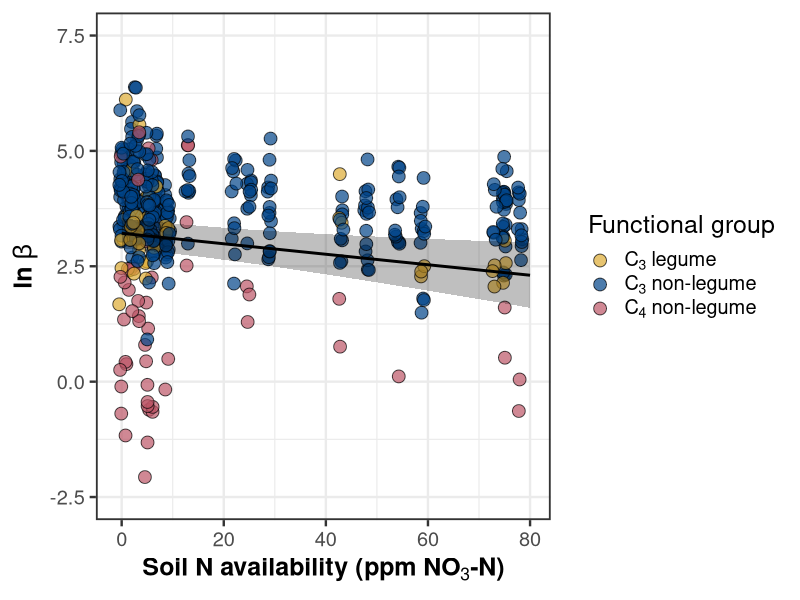
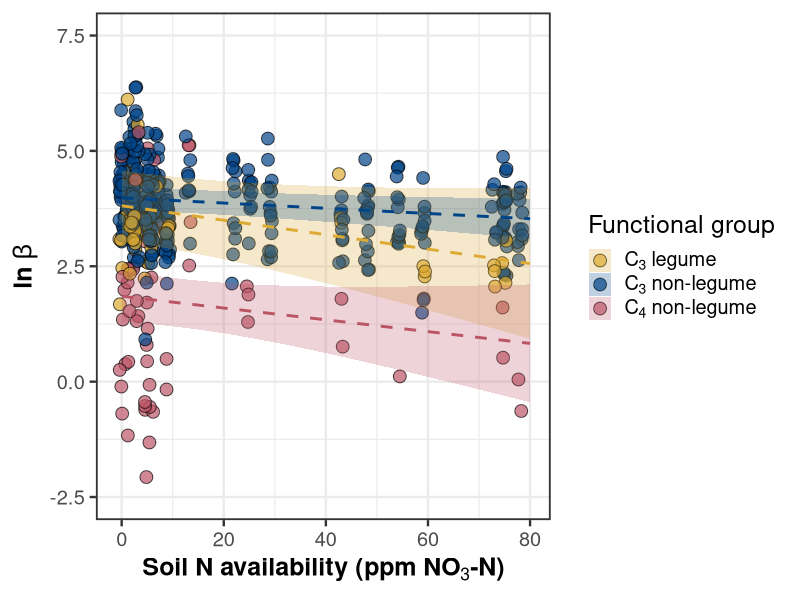
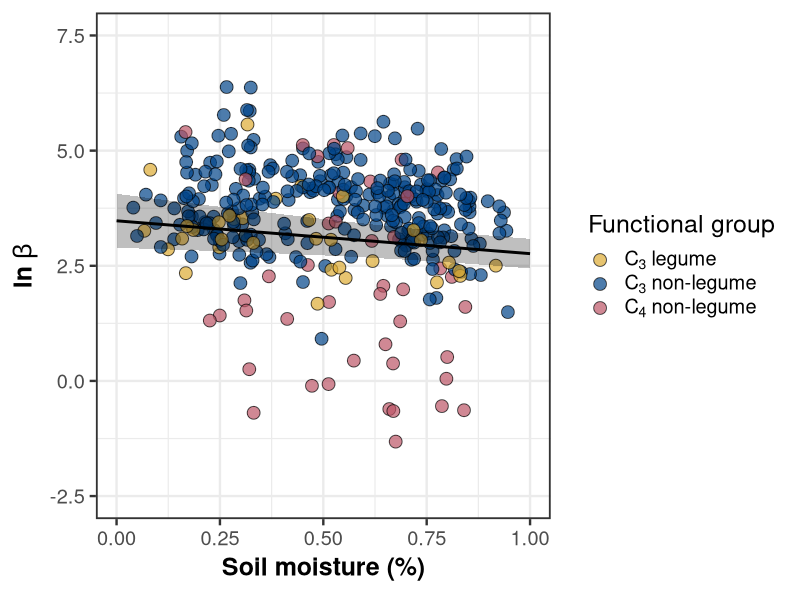
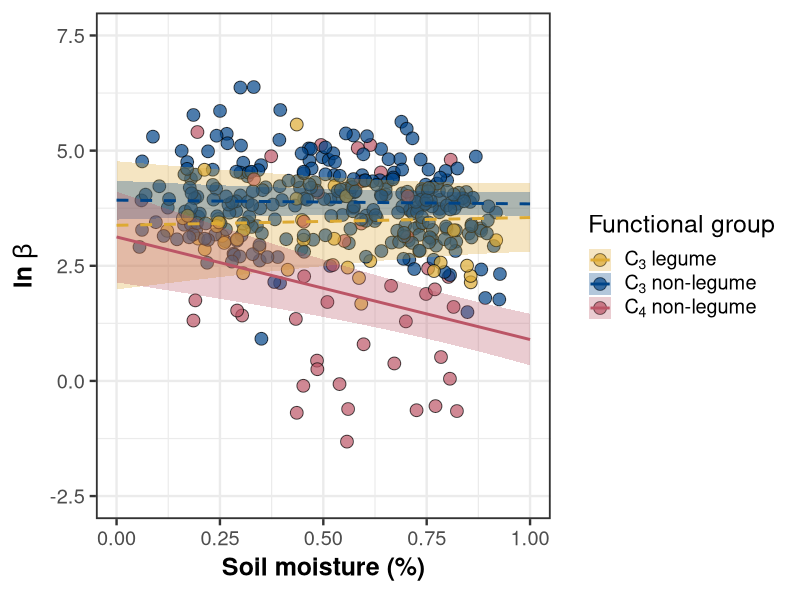
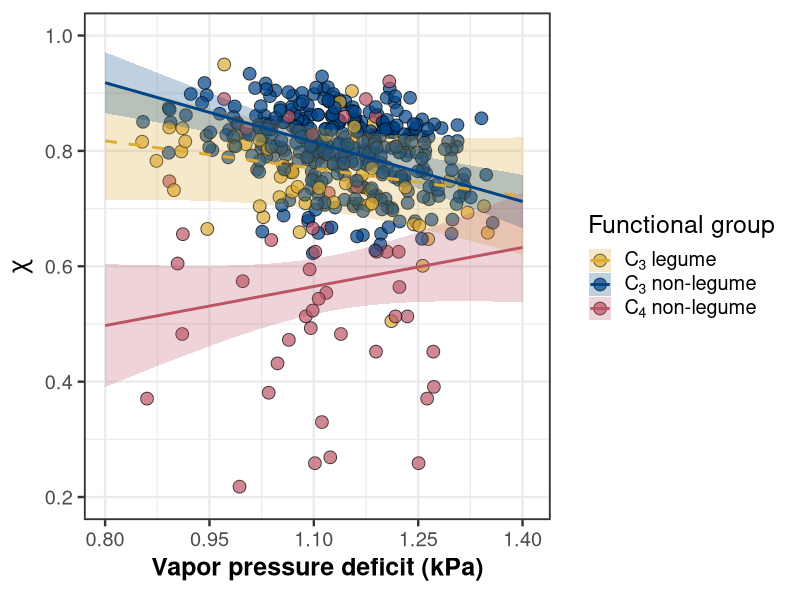
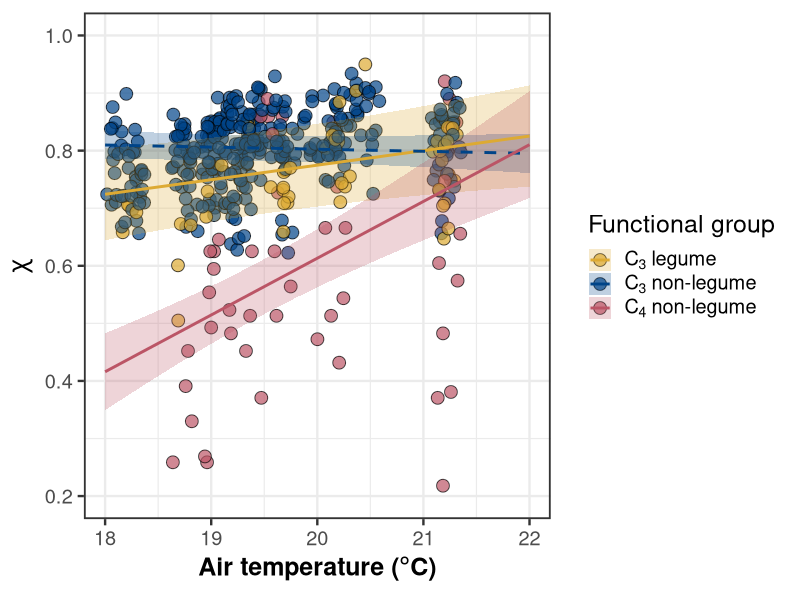
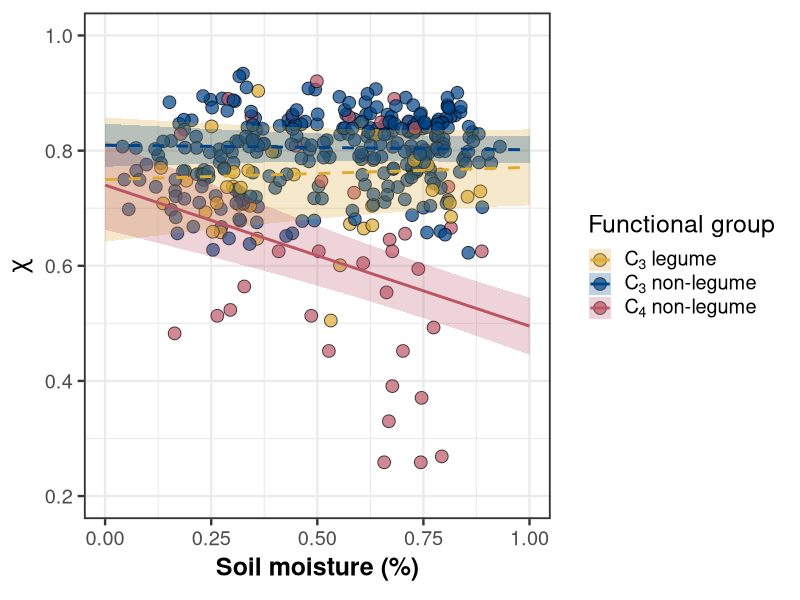
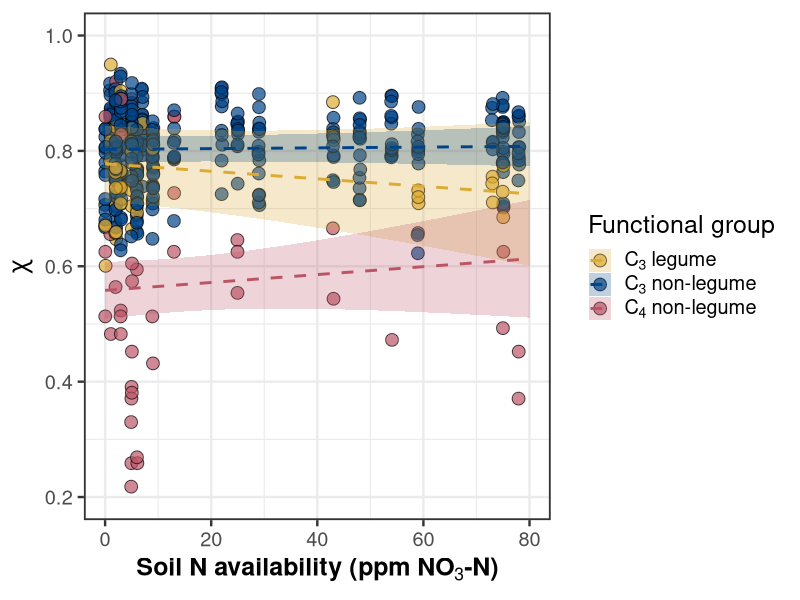

Write the R code that produced these figures, in order.
##########################################################################
## Load libraries and import data
##########################################################################
# Libraries
library(lme4)
library(emmeans)
library(tidyverse)
library(ggpubr)

# Turn off digit rounding in emmean args
emm_options(opt.digits = FALSE)

# Load compiled datasheet
df <- read.csv("../data_sheets/TXeco_compiled_datasheet.csv",
               na.strings = c("NA", "NaN")) %>%
  filter(site != "Bell_2020_05" & 
           site != "Russel_2020_01") %>%
  mutate(pft = ifelse(pft == "c4_graminoid", 
                      "c4_nonlegume",
                      ifelse(pft == "c3_graminoid" | pft == "c3_forb" | pft == "c3_shrub",
                             "c3_nonlegume", 
                             ifelse(pft == "legume", 
                                    "c3_legume", 
                                    NA))),
         chi = ifelse(chi > 0.95 | chi < 0.20, NA, chi))

## Add colorblind friendly palette
cbbPalette <- c("#0077BB", "#33BBEE", "#009988", "#EE7733", "#CC3311")
cbbPalette2 <- c("#CC3311", "#EE7733", "#009988", "#33BBEE", "#0077BB")
cbbPalette3 <- c("#DDAA33", "#004488", "#BB5566")

## Figure out sample sizes within each pft class
length(df$pft[df$pft == "c3_legume"])
length(df$pft[df$pft == "c3_nonlegume"])
length(df$pft[df$pft == "c4_nonlegume"])

## Convert VPD from hPa (PRISM units) to kPa (standard)
df$vpd4 <- df$vpd4 / 10
df$wn3 <- df$wn3 / 150 # relative to maximum bucket size

## Remove outliers from statistical models
df$beta[c(84)] <- NA
df$chi[c(117, 317, 322, 481)] <- NA
df$chi[c(62, 315, 456)] <- NA
df$chi[c(284, 292, 483, 484)] <- NA
df$narea[df$narea > 10] <- NA
df$narea[509] <- NA

## Add general models
beta <- lmer(log(beta) ~ wn3 * soil.no3n * pft + (1 | NCRS.code), data = df)
chi <- lmer(chi ~ (vpd4 + tavg4 + (wn3 * soil.no3n)) * pft + (1 | NCRS.code), 
            data = df)
narea <- lmer(log(narea) ~ (beta + chi + soil.no3n) * pft + (1 | NCRS.code), 
              data = df)

##########################################################################
## Beta plots
##########################################################################

##########################################################################
## Beta - soil N
##########################################################################
test(emtrends(beta, ~pft, "soil.no3n"))

beta.no3n.pft <- data.frame(emmeans(beta, ~pft, "soil.no3n",
                                    at = list(soil.no3n = seq(0,80,1))))

beta.no3n <- data.frame(emmeans(beta, ~1, "soil.no3n",
                                at = list(soil.no3n = seq(0,80,1)))) %>%
  dplyr::select(pft = X1, everything()) %>%
  full_join(beta.no3n.pft) %>%
  mutate(linetype = "dashed")

beta.no3n.ind <- ggplot(data = subset(df, !is.na(pft)), 
                        aes(x = soil.no3n, y = log(beta))) +
   geom_jitter(aes(fill = pft),
               width = 0.5, size = 4, alpha = 0.7, shape = 21) +
  geom_ribbon(data = subset(beta.no3n, pft == "overall"), 
              aes(x = soil.no3n, y = emmean, ymin = lower.CL, 
                  ymax = upper.CL), alpha = 0.25, fill = "black") +
  geom_line(data = subset(beta.no3n, pft == "overall"),
            aes(x = soil.no3n, y = emmean),
            color = "black", size = 1) +
  scale_fill_manual(values = c(cbbPalette3), 
                    labels = c(expression("C"[3]~"legume"),
                               expression("C"[3]~"non-legume"),
                               expression("C"[4]~"non-legume"))) +
  scale_color_manual(values = c(cbbPalette3), 
                    labels = c(expression("C"[3]~"legume"),
                               expression("C"[3]~"non-legume"),
                               expression("C"[4]~"non-legume"))) +
  scale_x_continuous(limits = c(-1, 80), breaks = seq(0, 80, 20)) +
  scale_y_continuous(limits = c(-2.5, 7.5), breaks = seq(-2.5, 7.5, 2.5)) +
  labs(x = expression(bold("Soil N availability (ppm NO"[3]*"-N)")),
       y = expression(bold(ln~beta)),
       fill = "Functional group") +
  theme_bw(base_size = 18) +
  theme(legend.text.align = 0,
        panel.border = element_rect(size = 1.25))
beta.no3n.ind

beta.no3n.int <- ggplot(data = subset(df, !is.na(pft)), 
                        aes(x = soil.no3n, y = log(beta))) +
  geom_jitter(aes(fill = pft),
              width = 0.5, size = 4, alpha = 0.7, shape = 21) +
   geom_ribbon(data = subset(beta.no3n, pft != "overall"), 
               aes(x = soil.no3n, y = emmean, ymin = lower.CL, 
                   ymax = upper.CL, fill = pft), alpha = 0.25) +
   geom_line(data = subset(beta.no3n, pft != "overall"), size = 1,
              aes(x = soil.no3n, y = emmean, color = pft), lty=2) +
  # geom_ribbon(data = subset(beta.no3n, pft == "overall"), 
  #             aes(x = soil.no3n, y = emmean, ymin = lower.CL, 
  #                 ymax = upper.CL), alpha = 0.25, fill = "black") +
  # geom_line(data = subset(beta.no3n, pft == "overall"),
  #           aes(x = soil.no3n, y = emmean),
  #           color = "black", size = 1) +
  scale_fill_manual(values = c(cbbPalette3), 
                    labels = c(expression("C"[3]~"legume"),
                               expression("C"[3]~"non-legume"),
                               expression("C"[4]~"non-legume"))) +
  scale_color_manual(values = c(cbbPalette3), 
                     labels = c(expression("C"[3]~"legume"),
                                expression("C"[3]~"non-legume"),
                                expression("C"[4]~"non-legume"))) +
  scale_x_continuous(limits = c(-1, 80), breaks = seq(0, 80, 20)) +
  scale_y_continuous(limits = c(-2.5, 7.5), breaks = seq(-2.5, 7.5, 2.5)) +
  labs(x = expression(bold("Soil N availability (ppm NO"[3]*"-N)")),
       y = expression(bold(ln~beta)),
       fill = "Functional group") +
  guides(color = "none") +
  theme_bw(base_size = 18) +
  theme(legend.text.align = 0,
        panel.border = element_rect(size = 1.25))
beta.no3n.int

##########################################################################
## Beta - soil moisture
##########################################################################
test(emtrends(beta, ~pft, "wn3"))

beta.sm.pft <- data.frame(emmeans(beta, ~pft, "wn3",
                                    at = list(wn3 = seq(0,1,0.01))))

beta.sm <- data.frame(emmeans(beta, ~1, "wn3",
                                at = list(wn3 = seq(0,1,0.01)))) %>%
  dplyr::select(pft = X1, everything()) %>%
  full_join(beta.sm.pft) %>%
  mutate(linetype = ifelse(pft == "c4_nonlegume", "solid", "dashed"))

beta.h2o.ind <- ggplot(data = subset(df, !is.na(pft)), 
                       aes(x = wn3, y = log(beta))) +
  geom_jitter(aes(fill = pft),
              width = 0.1, size = 4, alpha = 0.7, shape = 21) +
  geom_ribbon(data = subset(beta.sm, pft == "overall"),
              aes(x = wn3, y = emmean, ymin = lower.CL, ymax = upper.CL),
              alpha = 0.25, fill = "black") +
  geom_line(data = subset(beta.sm, pft == "overall"),
            aes(x = wn3, y = emmean),
            size = 1, color = "black") +
  scale_fill_manual(values = c(cbbPalette3), 
                    labels = c(expression("C"[3]~"legume"),
                               expression("C"[3]~"non-legume"),
                               expression("C"[4]~"non-legume"))) +
  scale_x_continuous(limits = c(0, 1), breaks = seq(0, 1, 0.25)) +
  scale_y_continuous(limits = c(-2.5, 7.5), breaks = seq(-2.5, 7.5, 2.5)) +
  labs(x = expression(bold("Soil moisture (%)")),
       y = expression(bold(ln~beta)),
       fill = "Functional group",
       color = "Functional group") +
  theme_bw(base_size = 18) +
  theme(legend.text.align = 0,
        panel.border = element_rect(size = 1.25))
beta.h2o.ind

beta.h2o.int <- ggplot(data = subset(df, !is.na(pft)), 
                       aes(x = wn3, y = log(beta))) +
  geom_jitter(aes(fill = pft),
              width = 0.1, size = 4, alpha = 0.7, shape = 21) +
  geom_ribbon(data = subset(beta.sm, pft != "overall"),
              aes(x = wn3, y = emmean, ymin = lower.CL,
                  ymax = upper.CL, fill = pft),
              alpha = 0.3) +
  geom_line(data = subset(beta.sm, pft != "overall"),
            aes(x = wn3, y = emmean, linetype = linetype, color = pft),
            size = 1) +
  scale_fill_manual(values = c(cbbPalette3), 
                    labels = c(expression("C"[3]~"legume"),
                               expression("C"[3]~"non-legume"),
                               expression("C"[4]~"non-legume"))) +
  scale_color_manual(values = c(cbbPalette3), 
                    labels = c(expression("C"[3]~"legume"),
                               expression("C"[3]~"non-legume"),
                               expression("C"[4]~"non-legume"))) +
  scale_linetype_manual(values = c("dashed", "solid")) +
  scale_x_continuous(limits = c(0, 1), breaks = seq(0, 1, 0.25)) +
  scale_y_continuous(limits = c(-2.5, 7.5), breaks = seq(-2.5, 7.5, 2.5)) +
  labs(x = expression(bold("Soil moisture (%)")),
       y = expression(bold(ln~beta)),
       fill = "Functional group",
       color = "Functional group") +
  guides(linetype = "none") +
  theme_bw(base_size = 18) +
  theme(legend.text.align = 0,
        panel.border = element_rect(size = 1.25))
beta.h2o.int

##########################################################################
## Write beta plot
##########################################################################
# Write plot
png("../working_drafts/figs/TXeco_fig2_beta.png",
    width = 11.5, height = 4.5, units = 'in', res = 600)
ggarrange(beta.h2o.int, beta.no3n.ind,
          ncol = 2, nrow = 1, common.legend = TRUE,
          legend = "right", align = "hv", labels = "AUTO",
          font.label = list(size = 18))
dev.off()

##########################################################################
## Chi - VPD
##########################################################################
test(emtrends(chi, ~pft, "vpd4"))

chi.vpd.pft <- data.frame(emmeans(chi, ~pft, "vpd4",
                                  at = list(vpd4 = seq(0.8,1.4,0.01))))

chi.vpd <- data.frame(emmeans(chi, ~1, "vpd4",
                              at = list(vpd4 = seq(0.8,1.4,0.01)))) %>%
  dplyr::select(pft = X1, everything()) %>%
  full_join(chi.vpd.pft) %>%
  mutate(linetype = ifelse(pft == "c3_legume", "dashed", "solid"))


chi.vpd.int <- ggplot(data = df, aes(x = vpd4, y = chi)) +
  geom_jitter(aes(fill = pft),
              width = 0.1, size = 4, alpha = 0.7, shape = 21) +
  geom_ribbon(data = subset(chi.vpd, pft != "overall"), 
              aes(x = vpd4, y = emmean, ymin = lower.CL, 
                  ymax = upper.CL, fill = pft), alpha = 0.25) +
  geom_line(data = subset(chi.vpd, pft != "overall"), 
            aes(x = vpd4, y = emmean, color = pft, linetype = linetype), 
            size = 1) +
  scale_fill_manual(values = cbbPalette3, 
                    labels = c(expression("C"[3]~"legume"),
                               expression("C"[3]~"non-legume"),
                               expression("C"[4]~"non-legume"))) +
  scale_color_manual(values = cbbPalette3, 
                    labels = c(expression("C"[3]~"legume"),
                               expression("C"[3]~"non-legume"),
                               expression("C"[4]~"non-legume"))) +
  scale_linetype_manual(values = c("dashed", "solid")) +
  scale_x_continuous(limits = c(0.8, 1.41), breaks = seq(0.8, 1.4, 0.15)) +
  scale_y_continuous(limits = c(0.2, 1), breaks = seq(0.2, 1, 0.2)) +
  labs(x = expression(bold("Vapor pressure deficit (kPa)")),
       y = expression(bold(chi)),
       fill = "Functional group", 
       color = "Functional group") +
  guides(linetype = "none") +
  theme_bw(base_size = 18) +
  theme(legend.text.align = 0,
        panel.border = element_rect(size = 1.25))
chi.vpd.int

##########################################################################
## Chi - Temp
##########################################################################
test(emtrends(chi, ~pft, "tavg4"))

chi.tavg.pft <- data.frame(emmeans(chi, ~pft, "tavg4",
                                  at = list(tavg4 = seq(18, 22,0.1))))

chi.tavg <- data.frame(emmeans(chi, ~1, "tavg4",
                              at = list(tavg4 = seq(18, 22,0.1)))) %>%
  dplyr::select(pft = X1, everything()) %>%
  full_join(chi.tavg.pft) %>%
  mutate(linetype = ifelse(pft == "c3_nonlegume", "dashed", "solid"))

chi.temp.int <- ggplot(data = df, aes(x = tavg4, y = chi)) +
  geom_jitter(aes(fill = pft),
              width = 0.1, size = 4, alpha = 0.7, shape = 21) +
  geom_ribbon(data = subset(chi.tavg, pft != "overall"),
              aes(x = tavg4, y = emmean, ymin = lower.CL,
                  ymax = upper.CL, fill = pft), alpha = 0.25) +
  geom_line(data = subset(chi.tavg, pft != "overall"),
            aes(x = tavg4, y = emmean, color = pft, linetype = linetype), 
            size = 1) +
  scale_fill_manual(values = cbbPalette3, 
                    labels = c(expression("C"[3]~"legume"),
                               expression("C"[3]~"non-legume"),
                               expression("C"[4]~"non-legume"))) +
  scale_color_manual(values = cbbPalette3, 
                    labels = c(expression("C"[3]~"legume"),
                               expression("C"[3]~"non-legume"),
                               expression("C"[4]~"non-legume"))) +
  scale_linetype_manual(values = c("dashed", "solid")) +
  scale_x_continuous(limits = c(18, 22), breaks = seq(18, 22, 1)) +
  scale_y_continuous(limits = c(0.2, 1), breaks = seq(0.2, 1, 0.2)) +
  labs(x = expression(bold("Air temperature ("*degree*"C)")),
       y = expression(bold(chi)),
       fill = "Functional group",
       color = "Functional group") +
  guides(linetype = "none") +
  theme_bw(base_size = 18) +
  theme(legend.text.align = 0,
        panel.border = element_rect(size = 1.25))
chi.temp.int

##########################################################################
## Chi - Soil moisture
##########################################################################
test(emtrends(chi, ~pft, "wn3"))

chi.sm.pft <- data.frame(emmeans(chi, ~pft, "wn3",
                                   at = list(wn3 = seq(0, 1, 0.01))))

chi.sm <- data.frame(emmeans(chi, ~1, "wn3",
                               at = list(wn3 = seq(0, 1, 0.01)))) %>%
  dplyr::select(pft = X1, everything()) %>%
  full_join(chi.sm.pft) %>%
  mutate(linetype = ifelse(pft == "c4_nonlegume", "dashed", "solid"))

chi.sm.int <- ggplot(data = df, aes(x = wn3, y = chi)) +
  geom_jitter(aes(fill = pft),
              width = 0.1, size = 4, alpha = 0.7, shape = 21) +
  geom_ribbon(data = subset(chi.sm, pft != "overall"), 
              aes(x = wn3, y = emmean, ymin = lower.CL, 
                  ymax = upper.CL, fill = pft), alpha = 0.25) +
  geom_line(data = subset(chi.sm, pft != "overall"), 
            aes(x = wn3, y = emmean, color = pft, linetype = linetype),
            size = 1) +
  scale_fill_manual(values = cbbPalette3, 
                    labels = c(expression("C"[3]~"legume"),
                               expression("C"[3]~"non-legume"),
                               expression("C"[4]~"non-legume"))) +
  scale_color_manual(values = cbbPalette3, 
                     labels = c(expression("C"[3]~"legume"),
                                expression("C"[3]~"non-legume"),
                                expression("C"[4]~"non-legume"))) +
  scale_x_continuous(limits = c(0, 1), breaks = seq(0, 1, 0.25)) +
  scale_y_continuous(limits = c(0.2, 1), breaks = seq(0.2, 1, 0.2)) +
  scale_linetype_manual(values = c("solid", "dashed")) +
  labs(x = expression(bold("Soil moisture (%)")),
       y = expression(bold(chi)),
       fill = "Functional group",
       color = "Functional group") +
  guides(linetype = "none") +
  theme_bw(base_size = 18) +
  theme(legend.text.align = 0,
        panel.border = element_rect(size = 1.25))
chi.sm.int 

##########################################################################
## Chi- soil N
##########################################################################
test(emtrends(chi, ~pft, "soil.no3n"))

chi.no3n.pft <- data.frame(emmeans(chi, ~pft, "soil.no3n",
                                   at = list(soil.no3n = seq(0, 80, 1))))

chi.no3n <- data.frame(emmeans(chi, ~1, "soil.no3n",
                               at = list(soil.no3n = seq(0, 80, 1)))) %>%
  dplyr::select(pft = X1, everything()) %>%
  full_join(chi.no3n.pft) %>%
  mutate(linetype = ifelse(pft == "c4_nonlegume", "dashed", "solid"))


chi.no3n.int <- ggplot(data = df, aes(x = soil.no3n, y = chi)) +
  geom_jitter(aes(fill = pft),
              width = 0.1, size = 4, alpha = 0.7, shape = 21) +
  geom_ribbon(data = subset(chi.no3n, pft != "overall"), 
              aes(x = soil.no3n, y = emmean, ymin = lower.CL, 
                  ymax = upper.CL, fill = pft), alpha = 0.25) +
  geom_line(data = subset(chi.no3n, pft != "overall"),
            aes(x = soil.no3n, y = emmean, color = pft), 
            size = 1, lty = "dashed") +
  scale_fill_manual(values = cbbPalette3, 
                    labels = c(expression("C"[3]~"legume"),
                               expression("C"[3]~"non-legume"),
                               expression("C"[4]~"non-legume"))) +
  scale_color_manual(values = cbbPalette3, 
                    labels = c(expression("C"[3]~"legume"),
                               expression("C"[3]~"non-legume"),
                               expression("C"[4]~"non-legume"))) +
  scale_x_continuous(limits = c(0, 80), breaks = seq(0, 80, 20)) +
  scale_y_continuous(limits = c(0.2, 1), breaks = seq(0.2, 1, 0.2)) +
  labs(x = expression(bold("Soil N availability (ppm NO"[3]*"-N)")),
       y = expression(bold(chi)),
       fill = "Functional group",
       color = "Functional group") +
  theme_bw(base_size = 18) +
  theme(legend.text.align = 0,
        panel.border = element_rect(size = 1.25))
chi.no3n.int  

##########################################################################
## Write chi plot
##########################################################################
png("../working_drafts/figs/TXeco_fig3_chi.png",
    width = 11.5, height = 9.5, units = 'in', res = 600)
ggarrange(chi.sm.int, chi.no3n.int,
          chi.vpd.int, chi.temp.int,
          nrow = 2, ncol = 2, common.legend = TRUE, legend = "right", 
          align = "hv", labels = "AUTO", font.label = list(size = 18))
dev.off()

##########################################################################
## Narea - soil N
##########################################################################
test(emtrends(narea, ~pft, "soil.no3n"))
car::Anova(narea)

narea.no3n.pft <- data.frame(emmeans(narea, ~pft, "soil.no3n",
                                   at = list(soil.no3n = seq(0, 80, 1))))

narea.no3n <- data.frame(emmeans(narea, ~1, "soil.no3n",
                               at = list(soil.no3n = seq(0, 80, 1)))) %>%
  dplyr::select(pft = X1, everything()) %>%
  full_join(narea.no3n.pft) %>%
  mutate(linetype = "dashed")


narea.no3n.ind <- ggplot(data = subset(df, !is.na(pft)), 
                        aes(x = soil.no3n, y = log(narea))) +
  geom_jitter(aes(fill = pft),
              width = 0.5, size = 4, alpha = 0.7, shape = 21) +
  geom_ribbon(data = subset(narea.no3n, pft == "overall"),
              aes(y = emmean, ymin = lower.CL, ymax = upper.CL), 
              alpha = 0.25) +
  geom_smooth(data = subset(narea.no3n, pft == "overall"),
              aes(y = emmean), linetype = "dashed", color = "black",
              size = 1) +
  scale_fill_manual(values = c(cbbPalette3), 
                    labels = c(expression("C"[3]~"legume"),
                               expression("C"[3]~"non-legume"),
                               expression("C"[4]~"non-legume"))) +
  scale_x_continuous(limits = c(-1, 80), breaks = seq(0, 80, 20)) +
  scale_y_continuous(limits = c(-1, 3), breaks = seq(-1, 3, 1)) +
  labs(x = expression(bold("Soil N availability (ppm NO"[3]*"-N)")),
       y = expression(bold(ln*" N"["area"]*" (gN m"^"-2"~")")),
       fill = "Functional group") +
  theme_bw(base_size = 18) +
  theme(legend.text.align = 0,
        panel.border = element_rect(size = 1.25),
        panel.grid.minor.y = element_blank())
narea.no3n.ind

##########################################################################
## Narea - chi
##########################################################################
test(emtrends(narea, ~pft, "chi"))
car::Anova(narea)

narea.chi.pft <- data.frame(emmeans(narea, ~pft, "chi",
                                     at = list(chi = seq(0.0, 1, 0.01))))

narea.chi <- data.frame(emmeans(narea, ~1, "chi",
                                 at = list(chi = seq(0.0, 1, 0.01)))) %>%
  dplyr::select(pft = X1, everything()) %>%
  full_join(narea.chi.pft) %>%
  mutate(linetype = ifelse(pft == "c3_nonlegume", "solid", "dashed"))

narea.chi.ind <- ggplot(data = subset(df, !is.na(pft)), 
                         aes(x = chi, y = log(narea))) +
  geom_jitter(aes(fill = pft),
              width = 0.5, size = 4, alpha = 0.7, shape = 21) +
  geom_ribbon(data = subset(narea.chi, pft != "overall"),
              aes(x = chi, y = emmean, ymin = lower.CL,
                  ymax = upper.CL, fill = pft), alpha = 0.25) +
  geom_line(data = subset(narea.chi, pft != "overall"),
            aes(x = chi, y = emmean, color = pft, linetype = linetype),
            size = 1) +
  scale_fill_manual(values = c(cbbPalette3), 
                    labels = c(expression("C"[3]~"legume"),
                               expression("C"[3]~"non-legume"),
                               expression("C"[4]~"non-legume"))) +
  scale_color_manual(values = c(cbbPalette3), 
                    labels = c(expression("C"[3]~"legume"),
                               expression("C"[3]~"non-legume"),
                               expression("C"[4]~"non-legume"))) +
  scale_linetype_manual(values = c("dashed", "solid")) +
  scale_x_continuous(limits = c(0, 1), breaks = seq(0, 1, 0.2)) +
  scale_y_continuous(limits = c(-1, 3), breaks = seq(-1, 3, 1)) +
  labs(x = expression(bold(chi)),
       y = expression(bold(ln*" N"["area"]*" (gN m"^"-2"~")")),
       fill = "Functional group",
       color = "Functional group") +
  guides(linetype = "none") +
  theme_bw(base_size = 18) +
  theme(legend.text.align = 0,
        panel.border = element_rect(size = 1.25),
        panel.grid.minor.y = element_blank())
narea.chi.ind

##########################################################################
## Narea - beta
##########################################################################
test(emtrends(narea, ~pft, "soil.no3n"))
car::Anova(narea)

narea.beta.pft <- data.frame(emmeans(narea, ~pft, "beta",
                                     at = list(beta = seq(0, 600, 1))))

narea.beta <- data.frame(emmeans(narea, ~1, "beta",
                                 at = list(beta = seq(0, 600, 1)))) %>%
  dplyr::select(pft = X1, everything()) %>%
  full_join(narea.beta.pft) %>%
  mutate(linetype = "dashed")

narea.beta.ind <- ggplot(data = subset(df, !is.na(pft)), 
                         aes(x = beta, y = log(narea))) +
  geom_jitter(aes(fill = pft),
              width = 0.5, size = 4, alpha = 0.7, shape = 21) +
  geom_ribbon(data = subset(narea.beta, pft == "overall"),
              aes(x = beta, y = emmean, ymin = lower.CL,
                  ymax = upper.CL), alpha = 0.25) +
  geom_line(data = subset(narea.beta, pft == "overall"),
            aes(x = beta, y = emmean),
            color = "black", size = 1) +
  scale_fill_manual(values = c(cbbPalette3), 
                    labels = c(expression("C"[3]~"legume"),
                               expression("C"[3]~"non-legume"),
                               expression("C"[4]~"non-legume"))) +
  scale_x_continuous(limits = c(0, 600), breaks = seq(0, 600, 150)) +
  scale_y_continuous(limits = c(-1, 3), breaks = seq(-1, 3, 1)) +
  labs(x = expression(bold("Unit cost ratio ("*beta*")")),
       y = expression(bold(ln*" N"["area"]*" (gN m"^"-2"~")")),
       fill = "Functional group") +
  theme_bw(base_size = 18) +
  theme(legend.text.align = 0,
        panel.border = element_rect(size = 1.25),
        panel.grid.minor.y = element_blank())
narea.beta.ind


##########################################################################
## Create Narea plots
##########################################################################
png("../working_drafts/figs/TXeco_fig4_narea.png",
    height = 12, width = 7, units = 'in', res = 600)
ggarrange(narea.no3n.ind, narea.chi.ind, narea.beta.ind,
          ncol = 1, nrow = 3, common.legend = TRUE, legend = "right", 
          align = "hv", labels = "AUTO", font.label = list(size = 18))
dev.off()
